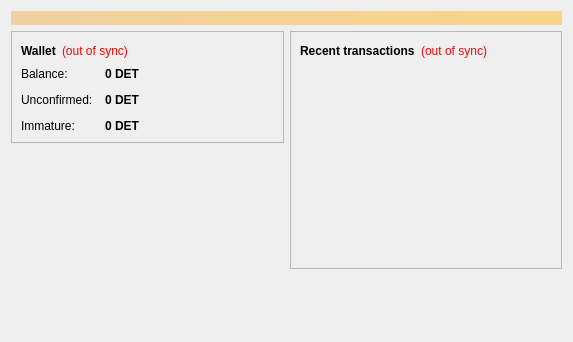
<?xml version="1.0" encoding="UTF-8"?>
<ui version="4.0">
 <class>OverviewPage</class>
 <widget class="QWidget" name="OverviewPage">
  <property name="geometry">
   <rect>
    <x>0</x>
    <y>0</y>
    <width>573</width>
    <height>342</height>
   </rect>
  </property>
  <property name="windowTitle">
   <string>Form</string>
  </property>
  <layout class="QVBoxLayout" name="topLayout">
   <item>
    <widget class="QLabel" name="labelAlerts">
     <property name="visible">
      <bool>false</bool>
     </property>
     <property name="styleSheet">
      <string notr="true">background-color: qlineargradient(x1: 0, y1: 0, x2: 1, y2: 0, stop:0 #F0D0A0, stop:1 #F8D488); color:#000000;</string>
     </property>
     <property name="wordWrap">
      <bool>true</bool>
     </property>
     <property name="margin">
      <number>3</number>
     </property>
    </widget>
   </item>
   <item>
    <layout class="QHBoxLayout" name="horizontalLayout" stretch="1,1">
     <item>
      <layout class="QVBoxLayout" name="verticalLayout_2">
       <item>
        <widget class="QFrame" name="frame">
         <property name="frameShape">
          <enum>QFrame::StyledPanel</enum>
         </property>
         <property name="frameShadow">
          <enum>QFrame::Raised</enum>
         </property>
         <layout class="QVBoxLayout" name="verticalLayout_4">
          <item>
           <layout class="QHBoxLayout" name="horizontalLayout_4">
            <item>
             <widget class="QLabel" name="label_5">
              <property name="font">
               <font>
                <weight>75</weight>
                <bold>true</bold>
               </font>
              </property>
              <property name="text">
               <string>Wallet</string>
              </property>
             </widget>
            </item>
            <item>
             <widget class="QLabel" name="labelWalletStatus">
              <property name="toolTip">
               <string>The displayed information may be out of date. Your wallet automatically synchronizes with the Detcoin network after a connection is established, but this process has not completed yet.</string>
              </property>
              <property name="styleSheet">
               <string notr="true">QLabel { color: red; }</string>
              </property>
              <property name="text">
               <string notr="true">(out of sync)</string>
              </property>
              <property name="alignment">
               <set>Qt::AlignLeading|Qt::AlignLeft|Qt::AlignVCenter</set>
              </property>
             </widget>
            </item>
            <item>
             <spacer name="horizontalSpacer_2">
              <property name="orientation">
               <enum>Qt::Horizontal</enum>
              </property>
              <property name="sizeHint" stdset="0">
               <size>
                <width>40</width>
                <height>20</height>
               </size>
              </property>
             </spacer>
            </item>
           </layout>
          </item>
          <item>
           <layout class="QFormLayout" name="formLayout_2">
            <property name="fieldGrowthPolicy">
             <enum>QFormLayout::AllNonFixedFieldsGrow</enum>
            </property>
            <property name="horizontalSpacing">
             <number>12</number>
            </property>
            <property name="verticalSpacing">
             <number>12</number>
            </property>
            <item row="0" column="0">
             <widget class="QLabel" name="label">
              <property name="text">
               <string>Balance:</string>
              </property>
             </widget>
            </item>
            <item row="0" column="1">
             <widget class="QLabel" name="labelBalance">
              <property name="font">
               <font>
                <weight>75</weight>
                <bold>true</bold>
               </font>
              </property>
              <property name="cursor">
               <cursorShape>IBeamCursor</cursorShape>
              </property>
              <property name="toolTip">
               <string>Your current balance</string>
              </property>
              <property name="text">
               <string notr="true">0 DET</string>
              </property>
              <property name="textInteractionFlags">
               <set>Qt::LinksAccessibleByMouse|Qt::TextSelectableByKeyboard|Qt::TextSelectableByMouse</set>
              </property>
             </widget>
            </item>
            <item row="1" column="0">
             <widget class="QLabel" name="label_3">
              <property name="text">
               <string>Unconfirmed:</string>
              </property>
             </widget>
            </item>
            <item row="1" column="1">
             <widget class="QLabel" name="labelUnconfirmed">
              <property name="font">
               <font>
                <weight>75</weight>
                <bold>true</bold>
               </font>
              </property>
              <property name="cursor">
               <cursorShape>IBeamCursor</cursorShape>
              </property>
              <property name="toolTip">
               <string>Total of transactions that have yet to be confirmed, and do not yet count toward the current balance</string>
              </property>
              <property name="text">
               <string notr="true">0 DET</string>
              </property>
              <property name="textInteractionFlags">
               <set>Qt::LinksAccessibleByMouse|Qt::TextSelectableByKeyboard|Qt::TextSelectableByMouse</set>
              </property>
             </widget>
            </item>
            <item row="2" column="0">
             <widget class="QLabel" name="labelImmatureText">
              <property name="text">
               <string>Immature:</string>
              </property>
             </widget>
            </item>
            <item row="2" column="1">
             <widget class="QLabel" name="labelImmature">
              <property name="font">
               <font>
                <weight>75</weight>
                <bold>true</bold>
               </font>
              </property>
              <property name="toolTip">
               <string>Mined balance that has not yet matured</string>
              </property>
              <property name="text">
               <string notr="true">0 DET</string>
              </property>
              <property name="textInteractionFlags">
               <set>Qt::LinksAccessibleByMouse|Qt::TextSelectableByKeyboard|Qt::TextSelectableByMouse</set>
              </property>
             </widget>
            </item>
           </layout>
          </item>
         </layout>
        </widget>
       </item>
       <item>
        <spacer name="verticalSpacer">
         <property name="orientation">
          <enum>Qt::Vertical</enum>
         </property>
         <property name="sizeHint" stdset="0">
          <size>
           <width>20</width>
           <height>40</height>
          </size>
         </property>
        </spacer>
       </item>
      </layout>
     </item>
     <item>
      <layout class="QVBoxLayout" name="verticalLayout_3">
       <item>
        <widget class="QFrame" name="frame_2">
         <property name="frameShape">
          <enum>QFrame::StyledPanel</enum>
         </property>
         <property name="frameShadow">
          <enum>QFrame::Raised</enum>
         </property>
         <layout class="QVBoxLayout" name="verticalLayout">
          <item>
           <layout class="QHBoxLayout" name="horizontalLayout_2">
            <item>
             <widget class="QLabel" name="label_4">
              <property name="text">
               <string>&lt;b&gt;Recent transactions&lt;/b&gt;</string>
              </property>
             </widget>
            </item>
            <item>
             <widget class="QLabel" name="labelTransactionsStatus">
              <property name="toolTip">
               <string>The displayed information may be out of date. Your wallet automatically synchronizes with the Detcoin network after a connection is established, but this process has not completed yet.</string>
              </property>
              <property name="styleSheet">
               <string notr="true">QLabel { color: red; }</string>
              </property>
              <property name="text">
               <string notr="true">(out of sync)</string>
              </property>
              <property name="alignment">
               <set>Qt::AlignRight|Qt::AlignTrailing|Qt::AlignVCenter</set>
              </property>
             </widget>
            </item>
            <item>
             <spacer name="horizontalSpacer">
              <property name="orientation">
               <enum>Qt::Horizontal</enum>
              </property>
              <property name="sizeHint" stdset="0">
               <size>
                <width>40</width>
                <height>20</height>
               </size>
              </property>
             </spacer>
            </item>
           </layout>
          </item>
          <item>
           <widget class="QListView" name="listTransactions">
            <property name="styleSheet">
             <string notr="true">QListView { background: transparent; }</string>
            </property>
            <property name="frameShape">
             <enum>QFrame::NoFrame</enum>
            </property>
            <property name="verticalScrollBarPolicy">
             <enum>Qt::ScrollBarAlwaysOff</enum>
            </property>
            <property name="horizontalScrollBarPolicy">
             <enum>Qt::ScrollBarAlwaysOff</enum>
            </property>
            <property name="selectionMode">
             <enum>QAbstractItemView::NoSelection</enum>
            </property>
           </widget>
          </item>
         </layout>
        </widget>
       </item>
       <item>
        <spacer name="verticalSpacer_2">
         <property name="orientation">
          <enum>Qt::Vertical</enum>
         </property>
         <property name="sizeHint" stdset="0">
          <size>
           <width>20</width>
           <height>40</height>
          </size>
         </property>
        </spacer>
       </item>
      </layout>
     </item>
    </layout>
   </item>
  </layout>
 </widget>
 <resources/>
 <connections/>
</ui>
